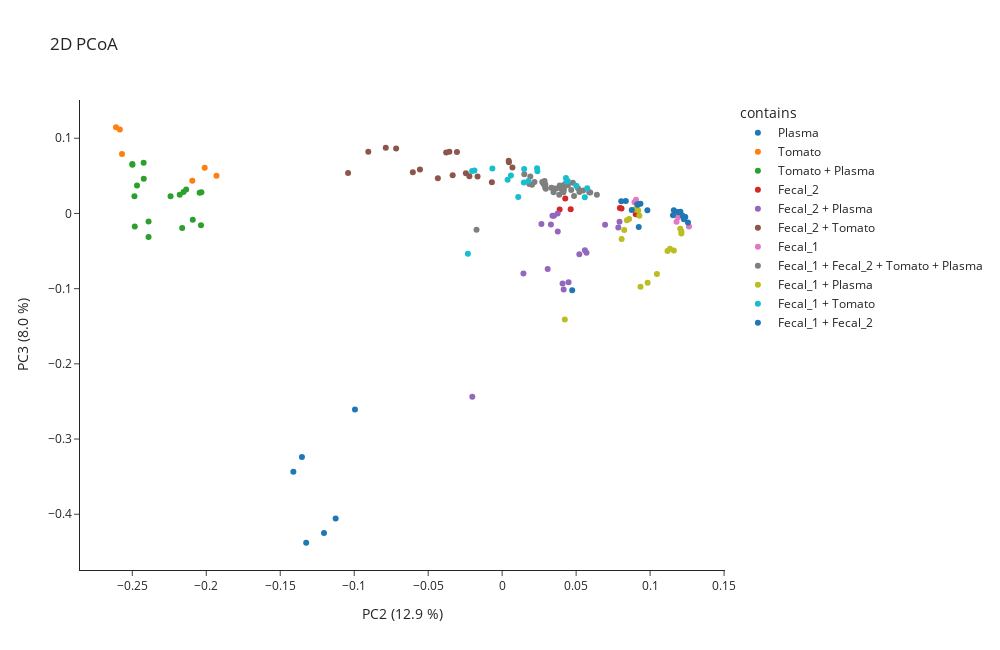

The notebook cell saved with this chart:
### Markdown cell above
But when looking at component 2 and 3, we see that it is possible to cluster chemically related samples using this approach.

### Code cell
memo.visualization.plot_pcoa_2d(
    matrix= memo_merged.memo_matrix,
    df_metadata=df_meta,
    metric= 'braycurtis',
    filename_col = 'Filename',
    group_col='contains',
    norm = True,
    scaling= False,
    pc_to_plot = [2,3]
)

### Figure 1 — Plotly figure (JSON) as saved in the notebook; plotly's stock layout.template omitted (floating-point values rounded to 4 significant figures)
{"data": [{"hovertemplate": "<b>%{hovertext}</b><br><br>contains=Plasma<br>PC2 (12.9 %)=%{x}<br>PC3 (8.0 %)=%{y}<extra></extra>", "hovertext": ["QEC18_NIST_20181227102029.mzML", "QEC18_NIST_20181227182328.mzML", "QEC18_NIST.mzML", "C18_NIST_GA4_01_19419.mzML", "C18_NIST_GA4_01_19439.mzML", "C18_NIST_GA4_01_19461.mzML"], "legendgroup": "Plasma", "marker": {"color": "#1F77B4", "symbol": "circle"}, "mode": "markers", "name": "Plasma", "orientation": "v", "showlegend": true, "type": "scatter", "x": [-0.1411, -0.1353, -0.0995, -0.1325, -0.1126, -0.1204], "xaxis": "x", "y": [-0.3434, -0.324, -0.2607, -0.4379, -0.4057, -0.4249], "yaxis": "y"}, {"hovertemplate": "<b>%{hovertext}</b><br><br>contains=Tomato<br>PC2 (12.9 %)=%{x}<br>PC3 (8.0 %)=%{y}<extra></extra>", "hovertext": ["QEC18_To_20181227204313.mzML", "QEC18_To_20181227231513.mzML", "QEC18_To.mzML", "C18_To_GA3_01_19427.mzML", "C18_To_GA3_01_19465.mzML", "C18_To_GA3_01_19475.mzML"], "legendgroup": "Tomato", "marker": {"color": "#FF7F0E", "symbol": "circle"}, "mode": "markers", "name": "Tomato", "orientation": "v", "showlegend": true, "type": "scatter", "x": [-0.1931, -0.2095, -0.2011, -0.2569, -0.2584, -0.261], "xaxis": "x", "y": [0.05009, 0.04348, 0.06081, 0.0792, 0.1117, 0.1146], "yaxis": "y"}, {"hovertemplate": "<b>%{hovertext}</b><br><br>contains=Tomato + Plasma<br>PC2 (12.9 %)=%{x}<br>PC3 (8.0 %)=%{y}<extra></extra>", "hovertext": ["QEC18_To-1_NIST-3_20181227172525.mzML", "QEC18_To-1_NIST-3_20181227214013.mzML", "QEC18_To-1_NIST-3.mzML", "QEC18_To-1_NIST-1_20181227111754.mzML", "QEC18_To-1_NIST-1_20181228010915.mzML", "QEC18_To-1_NIST-1.mzML", "QEC18_To-3_NIST-1_20181227074824.mzML", "QEC18_To-3_NIST-1_20181227160801.mzML", "QEC18_To-3_NIST-1.mzML", "C18_To-1_NIST-3_GC3_01_19450.mzML", "C18_To-1_NIST-3_GC3_01_19459.mzML", "C18_To-1_NIST-3_GC3_01_19468.mzML", "C18_To-1_NIST-1_GC1_01_19402.mzML", "C18_To-1_NIST-1_GC1_01_19442.mzML", "C18_To-1_NIST-1_GC1_01_19481.mzML", "C18_To-3_NIST-1_GC2_01_19412.mzML", "C18_To-3_NIST-1_GC2_01_19432.mzML", "C18_To-3_NIST-1_GC2_01_19455.mzML"], "legendgroup": "Tomato + Plasma", "marker": {"color": "#2CA02C", "symbol": "circle"}, "mode": "markers", "name": "Tomato + Plasma", "orientation": "v", "showlegend": true, "type": "scatter", "x": [-0.2036, -0.2163, -0.2091, -0.2045, -0.2154, -0.2179, -0.2033, -0.2241, -0.2136, -0.239, -0.239, -0.2483, -0.2423, -0.2486, -0.2468, -0.25, -0.2424, -0.2499], "xaxis": "x", "y": [-0.01582, -0.0193, -0.008486, 0.02761, 0.02862, 0.02479, 0.02806, 0.02273, 0.03189, -0.03125, -0.01086, -0.01741, 0.04607, 0.02271, 0.0372, 0.06578, 0.06744, 0.06477], "yaxis": "y"}, {"hovertemplate": "<b>%{hovertext}</b><br><br>contains=Fecal_2<br>PC2 (12.9 %)=%{x}<br>PC3 (8.0 %)=%{y}<extra></extra>", "hovertext": ["QEC18_F2_20181227121553.mzML", "QEC18_F2_20181228001213.mzML", "QEC18_F2.mzML", "C18_F2_GA2_01_19405.mzML", "C18_F2_GA2_01_19444.mzML", "C18_F2_GA2_01_19478.mzML"], "legendgroup": "Fecal_2", "marker": {"color": "#D62728", "symbol": "circle"}, "mode": "markers", "name": "Fecal_2", "orientation": "v", "showlegend": true, "type": "scatter", "x": [0.04631, 0.03885, 0.04265, 0.07956, 0.08069, 0.09028], "xaxis": "x", "y": [0.005711, 0.005286, 0.01996, 0.007157, 0.006728, -0.0009707], "yaxis": "y"}, {"hovertemplate": "<b>%{hovertext}</b><br><br>contains=Fecal_2 + Plasma<br>PC2 (12.9 %)=%{x}<br>PC3 (8.0 %)=%{y}<extra></extra>", "hovertext": ["QEC18_F2-1_NIST-3_20181227103932.mzML", "QEC18_F2-1_NIST-3_20181227145038.mzML", "QEC18_F2-1_NIST-3.mzML", "QEC18_F2-1_NIST-1_20181227212113.mzML", "QEC18_F2-1_NIST-1_20181227233413.mzML", "QEC18_F2-1_NIST-1.mzML", "QEC18_F2-3_NIST-1_20181227162723.mzML", "QEC18_F2-3_NIST-1_20181228005015.mzML", "QEC18_F2-3_NIST-1.mzML", "C18_F2-1_NIST-3_GD4_01_19403.mzML", "C18_F2-1_NIST-3_GD4_01_19440.mzML", "C18_F2-1_NIST-3_GD4_01_19452.mzML", "C18_F2-1_NIST-1_GD2_01_19428.mzML", "C18_F2-1_NIST-1_GD2_01_19467.mzML", "C18_F2-1_NIST-1_GD2_01_19476.mzML", "C18_F2-3_NIST-1_GD3_01_19436.mzML", "C18_F2-3_NIST-1_GD3_01_19456.mzML", "C18_F2-3_NIST-1_GD3_01_19480.mzML"], "legendgroup": "Fecal_2 + Plasma", "marker": {"color": "#9467BD", "symbol": "circle"}, "mode": "markers", "name": "Fecal_2 + Plasma", "orientation": "v", "showlegend": true, "type": "scatter", "x": [0.03077, 0.01439, -0.02018, 0.03295, 0.02653, 0.0376, 0.03501, 0.03752, 0.03399, 0.04082, 0.04157, 0.04487, 0.05592, 0.05699, 0.05217, 0.06957, 0.07933, 0.0785], "xaxis": "x", "y": [-0.07386, -0.07973, -0.2438, -0.01484, -0.01414, -0.02396, -0.002962, -0.0002036, -0.002998, -0.09299, -0.1013, -0.09147, -0.04885, -0.05211, -0.05429, -0.01506, -0.01116, -0.01866], "yaxis": "y"}, {"hovertemplate": "<b>%{hovertext}</b><br><br>contains=Fecal_2 + Tomato<br>PC2 (12.9 %)=%{x}<br>PC3 (8.0 %)=%{y}<extra></extra>", "hovertext": ["QEC18_F2-1_To-3_20181226223728.mzML", "QEC18_F2-1_To-3_20181227041925.mzML", "QEC18_F2-1_To-3.mzML", "QEC18_F2-1_To-1_20181227150959.mzML", "QEC18_F2-1_To-1_20181228014719.mzML", "QEC18_F2-1_To-1.mzML", "QEC18_F2-3_To-1_20181227082626.mzML", "QEC18_F2-3_To-1_20181227164643.mzML", "QEC18_F2-3_To-1.mzML", "C18_F2-1_To-3_GB8_01_19401.mzML", "C18_F2-1_To-3_GB8_01_19404.mzML", "C18_F2-1_To-3_GB8_01_19422.mzML", "C18_F2-1_To-1_GB6_01_19438.mzML", "C18_F2-1_To-1_GB6_01_19453.mzML", "C18_F2-1_To-1_GB6_01_19483.mzML", "C18_F2-3_To-1_GB7_01_19409.mzML", "C18_F2-3_To-1_GB7_01_19434.mzML", "C18_F2-3_To-1_GB7_01_19457.mzML"], "legendgroup": "Fecal_2 + Tomato", "marker": {"color": "#8C564B", "symbol": "circle"}, "mode": "markers", "name": "Fecal_2 + Tomato", "orientation": "v", "showlegend": true, "type": "scatter", "x": [-0.06037, -0.05558, -0.1041, -0.04346, -0.02452, -0.03344, -0.006962, -0.02215, -0.01663, -0.09048, -0.07867, -0.07168, -0.03055, -0.03567, -0.03785, 0.00695, 0.004418, 0.004548], "xaxis": "x", "y": [0.05494, 0.05828, 0.05363, 0.04673, 0.05361, 0.05074, 0.04139, 0.04932, 0.04903, 0.08202, 0.08749, 0.08632, 0.08181, 0.08204, 0.08106, 0.06109, 0.07007, 0.06813], "yaxis": "y"}, {"hovertemplate": "<b>%{hovertext}</b><br><br>contains=Fecal_1<br>PC2 (12.9 %)=%{x}<br>PC3 (8.0 %)=%{y}<extra></extra>", "hovertext": ["QEC18_F1_20181227030329.mzML", "QEC18_F1_20181228032223.mzML", "QEC18_F1.mzML", "C18_F1_GA1_01_19410.mzML", "C18_F1_GA1_01_19418.mzML", "C18_F1_GA1_01_19488.mzML"], "legendgroup": "Fecal_1", "marker": {"color": "#E377C2", "symbol": "circle"}, "mode": "markers", "name": "Fecal_1", "orientation": "v", "showlegend": true, "type": "scatter", "x": [0.08947, 0.09092, 0.09049, 0.1179, 0.1189, 0.1263], "xaxis": "x", "y": [0.01497, 0.014, 0.01813, -0.01117, -0.005181, -0.01729], "yaxis": "y"}, {"hovertemplate": "<b>%{hovertext}</b><br><br>contains=Fecal_1 + Fecal_2 + Tomato + Plasma<br>PC2 (12.9 %)=%{x}<br>PC3 (8.0 %)=%{y}<extra></extra>", "hovertext": ["QEC18_F1-1_F2-1_NIST-2_To-1_20181227152919.mzML", "QEC18_F1-1_F2-1_NIST-2_To-1_20181227225613.mzML", "QEC18_F1-1_F2-1_NIST-2_To-1.mzML", "QEC18_F1-1_F2-1_NIST-1_To-2_20181227113714.mzML", "QEC18_F1-1_F2-1_NIST-1_To-2_20181227184249.mzML", "QEC18_F1-1_F2-1_NIST-1_To-2.mzML", "QEC18_F1-1_F2-2_NIST-1_To-1_20181227065123.mzML", "QEC18_F1-1_F2-2_NIST-1_To-1_20181228034123.mzML", "QEC18_F1-1_F2-2_NIST-1_To-1.mzML", "QEC18_Qcmix_begin.mzML", "QEC18_Qcmix_middle.mzML", "QEC18_Qcmix_end.mzML", "QEC18_Qcmix_end_20181228041923.mzML", "QEC18_F1-1_F2-1_NIST-1_To-1_20181227125436.mzML", "QEC18_F1-1_F2-1_NIST-1_To-1_20181227135238.mzML", "QEC18_F1-1_F2-1_NIST-1_To-1.mzML", "QEC18_F1-2_F2-1_NIST-1_To-1_20181228020619.mzML", "QEC18_F1-2_F2-1_NIST-1_To-1_20181228022521.mzML", "QEC18_F1-2_F2-1_NIST-1_To-1.mzML", "C18_F1-1_F2-1_NIST-2_To-1_GA7_01_19426.mzML", "C18_F1-1_F2-1_NIST-2_To-1_GA7_01_19454.mzML", "C18_F1-1_F2-1_NIST-2_To-1_GA7_01_19474.mzML", "C18_F1-1_F2-1_NIST-1_To-2_GB1_01_19441.mzML", "C18_F1-1_F2-1_NIST-1_To-2_GB1_01_19443.mzML", "C18_F1-1_F2-1_NIST-1_To-2_GB1_01_19462.mzML", "C18_F1-1_F2-2_NIST-1_To-1_GA8_01_19414.mzML", "C18_F1-1_F2-2_NIST-1_To-1_GA8_01_19429.mzML", "C18_F1-1_F2-2_NIST-1_To-1_GA8_01_19489.mzML", "C18_F1-1_F2-1_NIST-1_To-1_GA6_01_19415.mzML", "C18_F1-1_F2-1_NIST-1_To-1_GA6_01_19447.mzML", "C18_F1-1_F2-1_NIST-1_To-1_GA6_01_19491.mzML", "C18_F1-2_F2-1_NIST-1_To-1_GB2_01_19425.mzML", "C18_F1-2_F2-1_NIST-1_To-1_GB2_01_19484.mzML", "C18_F1-2_F2-1_NIST-1_To-1_GB2_01_19485.mzML"], "legendgroup": "Fecal_1 + Fecal_2 + Tomato + Plasma", "marker": {"color": "#7F7F7F", "symbol": "circle"}, "mode": "markers", "name": "Fecal_1 + Fecal_2 + Tomato + Plasma", "orientation": "v", "showlegend": true, "type": "scatter", "x": [0.03474, 0.03651, 0.03421, 0.02022, 0.02184, 0.01834, 0.03963, 0.04214, 0.03893, -0.01733, 0.0295, 0.02904, 0.03323, 0.02798, 0.02919, 0.02868, 0.05223, 0.05125, 0.04668, 0.03992, 0.04858, 0.03861, 0.0271, 0.01904, 0.01497, 0.04442, 0.04779, 0.05471, 0.0414, 0.0414, 0.04173, 0.05888, 0.06401, 0.05954], "xaxis": "x", "y": [0.02836, 0.03323, 0.03363, 0.03803, 0.04172, 0.03926, 0.03572, 0.03839, 0.03727, -0.02173, 0.03289, 0.03452, 0.03431, 0.039, 0.03835, 0.04318, 0.02865, 0.03357, 0.03121, 0.0326, 0.02332, 0.02487, 0.04179, 0.04916, 0.05206, 0.03754, 0.04067, 0.03056, 0.02811, 0.03494, 0.03142, 0.02805, 0.02495, 0.02797], "yaxis": "y"}, {"hovertemplate": "<b>%{hovertext}</b><br><br>contains=Fecal_1 + Plasma<br>PC2 (12.9 %)=%{x}<br>PC3 (8.0 %)=%{y}<extra></extra>", "hovertext": ["QEC18_F1-1_NIST-3_20181227133316.mzML", "QEC18_F1-1_NIST-3_20181228012817.mzML", "QEC18_F1-1_NIST-3.mzML", "QEC18_F1-1_NIST-1_20181227210213.mzML", "QEC18_F1-1_NIST-1_20181227215913.mzML", "QEC18_F1-1_NIST-1.mzML", "QEC18_F1-3_NIST-1_20181227045725.mzML", "QEC18_F1-3_NIST-1_20181227170603.mzML", "QEC18_F1-3_NIST-1.mzML", "C18_F1-1_NIST-3_GD1_01_19400.mzML", "C18_F1-1_NIST-3_GD1_01_19449.mzML", "C18_F1-1_NIST-3_GD1_01_19482.mzML", "C18_F1-1_NIST-1_GC7_01_19464.mzML", "C18_F1-1_NIST-1_GC7_01_19466.mzML", "C18_F1-1_NIST-1_GC7_01_19469.mzML", "C18_F1-3_NIST-1_GC8_01_19407.mzML", "C18_F1-3_NIST-1_GC8_01_19424.mzML", "C18_F1-3_NIST-1_GC8_01_19458.mzML"], "legendgroup": "Fecal_1 + Plasma", "marker": {"color": "#BCBD22", "symbol": "circle"}, "mode": "markers", "name": "Fecal_1 + Plasma", "orientation": "v", "showlegend": true, "type": "scatter", "x": [0.08076, 0.0825, 0.04234, 0.08581, 0.08433, 0.09276, 0.09074, 0.09197, 0.08962, 0.1046, 0.09832, 0.09351, 0.1118, 0.116, 0.1134, 0.1212, 0.1203, 0.1211], "xaxis": "x", "y": [-0.03382, -0.02191, -0.1412, -0.00735, -0.008944, -0.003038, 0.006096, 0.003893, 0.005312, -0.0805, -0.0921, -0.09756, -0.04993, -0.04935, -0.04684, -0.02396, -0.02031, -0.02682], "yaxis": "y"}, {"hovertemplate": "<b>%{hovertext}</b><br><br>contains=Fecal_1 + Tomato<br>PC2 (12.9 %)=%{x}<br>PC3 (8.0 %)=%{y}<extra></extra>", "hovertext": ["QEC18_F1-1_To-3_20181227174446.mzML", "QEC18_F1-1_To-3_20181227223713.mzML", "QEC18_F1-1_To-3.mzML", "QEC18_F1-1_To-1_20181227043825.mzML", "QEC18_F1-1_To-1_20181227123513.mzML", "QEC18_F1-1_To-1.mzML", "QEC18_F1-3_To-1_20181228003115.mzML", "QEC18_F1-3_To-1_20181228024423.mzML", "QEC18_F1-3_To-1.mzML", "C18_F1-1_To-3_GC6_01_19420.mzML", "C18_F1-1_To-3_GC6_01_19460.mzML", "C18_F1-1_To-3_GC6_01_19473.mzML", "C18_F1-1_To-1_GC4_01_19421.mzML", "C18_F1-1_To-1_GC4_01_19423.mzML", "C18_F1-1_To-1_GC4_01_19445.mzML", "C18_F1-3_To-1_GC5_01_19433.mzML", "C18_F1-3_To-1_GC5_01_19479.mzML", "C18_F1-3_To-1_GC5_01_19486.mzML"], "legendgroup": "Fecal_1 + Tomato", "marker": {"color": "#17BECF", "symbol": "circle"}, "mode": "markers", "name": "Fecal_1 + Tomato", "orientation": "v", "showlegend": true, "type": "scatter", "x": [0.005918, 0.00369, -0.02316, 0.01772, 0.01089, 0.01466, 0.04312, 0.05588, 0.04435, -0.006608, -0.01872, -0.02032, 0.01485, 0.02361, 0.02382, 0.04348, 0.05749, 0.05014], "xaxis": "x", "y": [0.05058, 0.04474, -0.05359, 0.04328, 0.02177, 0.04125, 0.04704, 0.02158, 0.0432, 0.05992, 0.05697, 0.05643, 0.05908, 0.06016, 0.05616, 0.04247, 0.03364, 0.03684], "yaxis": "y"}, {"hovertemplate": "<b>%{hovertext}</b><br><br>contains=Fecal_1 + Fecal_2<br>PC2 (12.9 %)=%{x}<br>PC3 (8.0 %)=%{y}<extra></extra>", "hovertext": ["QEC18_F1-1_F2-3_20181227012831.mzML", "QEC18_F1-1_F2-3_20181227071023.mzML", "QEC18_F1-1_F2-3.mzML", "QEC18_F1-1_F2-1_20181227084526.mzML", "QEC18_F1-1_F2-1_20181227143118.mzML", "QEC18_F1-1_F2-1.mzML", "QEC18_F1-3_F2-1_20181227131356.mzML", "QEC18_F1-3_F2-1_20181227190209.mzML", "QEC18_F1-3_F2-1.mzML", "C18_F1-1_F2-3_GB5_01_19406.mzML", "C18_F1-1_F2-3_GB5_01_19413.mzML", "C18_F1-1_F2-3_GB5_01_19430.mzML", "C18_F1-1_F2-1_GB3_01_19411.mzML", "C18_F1-1_F2-1_GB3_01_19435.mzML", "C18_F1-1_F2-1_GB3_01_19451.mzML", "C18_F1-3_F2-1_GB4_01_19416.mzML", "C18_F1-3_F2-1_GB4_01_19448.mzML", "C18_F1-3_F2-1_GB4_01_19463.mzML"], "legendgroup": "Fecal_1 + Fecal_2", "marker": {"color": "#1F77B4", "symbol": "circle"}, "mode": "markers", "name": "Fecal_1 + Fecal_2", "orientation": "v", "showlegend": true, "type": "scatter", "x": [0.08358, 0.0805, 0.09172, 0.09816, 0.09232, 0.04734, 0.09346, 0.08761, 0.09139, 0.116, 0.1189, 0.1205, 0.1238, 0.1155, 0.1188, 0.1256, 0.1229, 0.122], "xaxis": "x", "y": [0.01667, 0.01627, 0.01161, 0.004359, -0.01796, -0.1023, 0.01291, 0.004497, 0.01231, 0.004333, 0.001828, 0.002191, -0.004601, -0.002513, 0.001691, -0.01194, -0.007546, -0.003218], "yaxis": "y"}], "layout": {"height": 650, "legend": {"title": {"text": "contains"}, "tracegroupgap": 0}, "title": {"text": "2D PCoA"}, "width": 1000, "xaxis": {"anchor": "y", "domain": [0, 1], "title": {"text": "PC2 (12.9 %)"}}, "yaxis": {"anchor": "x", "domain": [0, 1], "title": {"text": "PC3 (8.0 %)"}}}}
